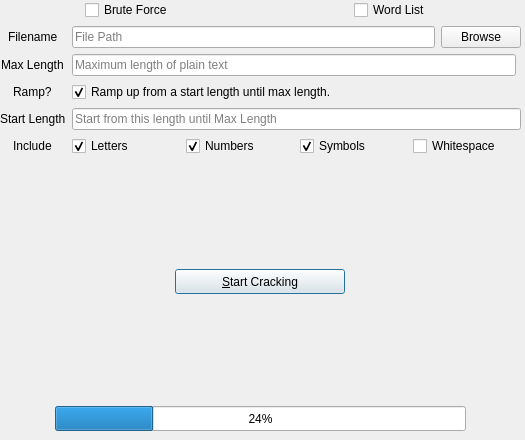
<?xml version="1.0" encoding="UTF-8"?>
<ui version="4.0">
 <class>BruteForceDialog</class>
 <widget class="QDialog" name="BruteForceDialog">
  <property name="windowModality">
   <enum>Qt::WindowModality::ApplicationModal</enum>
  </property>
  <property name="geometry">
   <rect>
    <x>0</x>
    <y>0</y>
    <width>525</width>
    <height>440</height>
   </rect>
  </property>
  <property name="sizePolicy">
   <sizepolicy hsizetype="Fixed" vsizetype="Fixed">
    <horstretch>0</horstretch>
    <verstretch>0</verstretch>
   </sizepolicy>
  </property>
  <property name="minimumSize">
   <size>
    <width>525</width>
    <height>440</height>
   </size>
  </property>
  <property name="maximumSize">
   <size>
    <width>525</width>
    <height>440</height>
   </size>
  </property>
  <property name="contextMenuPolicy">
   <enum>Qt::ContextMenuPolicy::NoContextMenu</enum>
  </property>
  <property name="acceptDrops">
   <bool>false</bool>
  </property>
  <property name="windowTitle">
   <string>Brute-Force</string>
  </property>
  <property name="windowIcon">
   <iconset resource="resources.qrc">
    <normaloff>:/images/Crack.png</normaloff>:/images/Crack.png</iconset>
  </property>
  <property name="accessibleName">
   <string>Brute-Force menu</string>
  </property>
  <property name="layoutDirection">
   <enum>Qt::LayoutDirection::LeftToRight</enum>
  </property>
  <property name="autoFillBackground">
   <bool>false</bool>
  </property>
  <property name="modal">
   <bool>false</bool>
  </property>
  <widget class="QWidget" name="gridLayoutWidget">
   <property name="geometry">
    <rect>
     <x>0</x>
     <y>0</y>
     <width>521</width>
     <height>431</height>
    </rect>
   </property>
   <layout class="QGridLayout" name="gridLayout">
    <item row="3" column="0" alignment="Qt::AlignmentFlag::AlignHCenter">
     <widget class="QPushButton" name="btnCrack">
      <property name="minimumSize">
       <size>
        <width>170</width>
        <height>25</height>
       </size>
      </property>
      <property name="maximumSize">
       <size>
        <width>170</width>
        <height>25</height>
       </size>
      </property>
      <property name="text">
       <string>&amp;Start Cracking</string>
      </property>
      <property name="icon">
       <iconset resource="resources.qrc">
        <normaloff>:/images/Crack.png</normaloff>:/images/Crack.png</iconset>
      </property>
     </widget>
    </item>
    <item row="0" column="0">
     <layout class="QHBoxLayout" name="horizontalLayout">
      <item alignment="Qt::AlignmentFlag::AlignHCenter">
       <widget class="QCheckBox" name="inputBrute">
        <property name="toolTip">
         <string>Crack the hash by brute-forcing</string>
        </property>
        <property name="whatsThis">
         <string>Brute Forcing</string>
        </property>
        <property name="accessibleName">
         <string>Brute Force</string>
        </property>
        <property name="accessibleDescription">
         <string>Crack the hash by brute-forcing</string>
        </property>
        <property name="text">
         <string>Brute Force</string>
        </property>
        <property name="tristate">
         <bool>false</bool>
        </property>
       </widget>
      </item>
      <item alignment="Qt::AlignmentFlag::AlignHCenter">
       <widget class="QCheckBox" name="inputWordList">
        <property name="toolTip">
         <string>Crack the hash using a wordlist</string>
        </property>
        <property name="whatsThis">
         <string>Word List cracking</string>
        </property>
        <property name="accessibleName">
         <string>Word list</string>
        </property>
        <property name="accessibleDescription">
         <string>Crack the hash using a wordlist</string>
        </property>
        <property name="text">
         <string>Word List</string>
        </property>
       </widget>
      </item>
     </layout>
    </item>
    <item row="4" column="0">
     <spacer name="verticalSpacer_2">
      <property name="orientation">
       <enum>Qt::Orientation::Vertical</enum>
      </property>
      <property name="sizeHint" stdset="0">
       <size>
        <width>20</width>
        <height>40</height>
       </size>
      </property>
     </spacer>
    </item>
    <item row="2" column="0">
     <spacer name="verticalSpacer">
      <property name="orientation">
       <enum>Qt::Orientation::Vertical</enum>
      </property>
      <property name="sizeHint" stdset="0">
       <size>
        <width>20</width>
        <height>40</height>
       </size>
      </property>
     </spacer>
    </item>
    <item row="6" column="0" alignment="Qt::AlignmentFlag::AlignHCenter|Qt::AlignmentFlag::AlignBottom">
     <widget class="QProgressBar" name="progressBar">
      <property name="enabled">
       <bool>true</bool>
      </property>
      <property name="minimumSize">
       <size>
        <width>411</width>
        <height>25</height>
       </size>
      </property>
      <property name="maximumSize">
       <size>
        <width>411</width>
        <height>25</height>
       </size>
      </property>
      <property name="value">
       <number>24</number>
      </property>
      <property name="orientation">
       <enum>Qt::Orientation::Horizontal</enum>
      </property>
      <property name="textDirection">
       <enum>QProgressBar::Direction::TopToBottom</enum>
      </property>
     </widget>
    </item>
    <item row="1" column="0">
     <layout class="QGridLayout" name="optionGrid">
      <property name="sizeConstraint">
       <enum>QLayout::SizeConstraint::SetDefaultConstraint</enum>
      </property>
      <item row="0" column="1">
       <layout class="QHBoxLayout" name="horizontalLayout_2">
        <item>
         <widget class="QLineEdit" name="inputFilePath">
          <property name="maximumSize">
           <size>
            <width>439</width>
            <height>25</height>
           </size>
          </property>
          <property name="toolTip">
           <string>Can be relative or absolute</string>
          </property>
          <property name="whatsThis">
           <string>Input file path</string>
          </property>
          <property name="accessibleName">
           <string>Input file path</string>
          </property>
          <property name="accessibleDescription">
           <string>Can be relative or absolute</string>
          </property>
          <property name="readOnly">
           <bool>false</bool>
          </property>
          <property name="placeholderText">
           <string>File Path</string>
          </property>
         </widget>
        </item>
        <item>
         <widget class="QPushButton" name="inputChooseFile">
          <property name="maximumSize">
           <size>
            <width>80</width>
            <height>25</height>
           </size>
          </property>
          <property name="text">
           <string>Browse</string>
          </property>
          <property name="icon">
           <iconset resource="resources.qrc">
            <normaloff>:/images/Input.png</normaloff>:/images/Input.png</iconset>
          </property>
         </widget>
        </item>
       </layout>
      </item>
      <item row="1" column="0" alignment="Qt::AlignmentFlag::AlignHCenter|Qt::AlignmentFlag::AlignVCenter">
       <widget class="QLabel" name="label_2">
        <property name="text">
         <string>Max Length</string>
        </property>
       </widget>
      </item>
      <item row="3" column="0" alignment="Qt::AlignmentFlag::AlignHCenter">
       <widget class="QLabel" name="label_4">
        <property name="text">
         <string>Start Length</string>
        </property>
       </widget>
      </item>
      <item row="0" column="0" alignment="Qt::AlignmentFlag::AlignHCenter|Qt::AlignmentFlag::AlignVCenter">
       <widget class="QLabel" name="label">
        <property name="text">
         <string>Filename</string>
        </property>
       </widget>
      </item>
      <item row="3" column="1">
       <widget class="QLineEdit" name="inputStartLength">
        <property name="whatsThis">
         <string>Start Length</string>
        </property>
        <property name="accessibleName">
         <string>Start Length</string>
        </property>
        <property name="accessibleDescription">
         <string>Start from this length until Max Length</string>
        </property>
        <property name="placeholderText">
         <string>Start from this length until Max Length</string>
        </property>
       </widget>
      </item>
      <item row="2" column="1">
       <widget class="QCheckBox" name="inputRamp">
        <property name="toolTip">
         <string>If unchecked, iterate over current max length value.</string>
        </property>
        <property name="whatsThis">
         <string>Ramp</string>
        </property>
        <property name="accessibleName">
         <string>Ramp</string>
        </property>
        <property name="accessibleDescription">
         <string>Ramp up from a start length till length; If unchecked, iterate over current max length value.</string>
        </property>
        <property name="text">
         <string>Ramp up from a start length until max length.</string>
        </property>
        <property name="checked">
         <bool>true</bool>
        </property>
       </widget>
      </item>
      <item row="2" column="0" alignment="Qt::AlignmentFlag::AlignHCenter">
       <widget class="QLabel" name="label_3">
        <property name="text">
         <string>Ramp?</string>
        </property>
       </widget>
      </item>
      <item row="1" column="1">
       <widget class="QLineEdit" name="inputMaxLength">
        <property name="maximumSize">
         <size>
          <width>444</width>
          <height>25</height>
         </size>
        </property>
        <property name="toolTip">
         <string>A number</string>
        </property>
        <property name="whatsThis">
         <string>Maximum Length</string>
        </property>
        <property name="accessibleName">
         <string>Maximum Length</string>
        </property>
        <property name="accessibleDescription">
         <string>Maximum length of plain text.</string>
        </property>
        <property name="inputMethodHints">
         <set>Qt::InputMethodHint::ImhDigitsOnly</set>
        </property>
        <property name="placeholderText">
         <string>Maximum length of plain text</string>
        </property>
       </widget>
      </item>
      <item row="4" column="0" alignment="Qt::AlignmentFlag::AlignHCenter">
       <widget class="QLabel" name="label_5">
        <property name="text">
         <string>Include</string>
        </property>
       </widget>
      </item>
      <item row="4" column="1">
       <layout class="QHBoxLayout" name="horizontalLayout_3">
        <item>
         <widget class="QCheckBox" name="inputLetters">
          <property name="toolTip">
           <string>English uppercase &amp; lowercase</string>
          </property>
          <property name="whatsThis">
           <string>English letters</string>
          </property>
          <property name="accessibleName">
           <string>English letters</string>
          </property>
          <property name="accessibleDescription">
           <string>Use English uppercase &amp; lowercase</string>
          </property>
          <property name="text">
           <string>Letters</string>
          </property>
          <property name="checked">
           <bool>true</bool>
          </property>
         </widget>
        </item>
        <item>
         <widget class="QCheckBox" name="inputNumbers">
          <property name="toolTip">
           <string>0-9</string>
          </property>
          <property name="whatsThis">
           <string>Numbers</string>
          </property>
          <property name="accessibleName">
           <string>Numbers</string>
          </property>
          <property name="accessibleDescription">
           <string>Use numbers 0-9</string>
          </property>
          <property name="text">
           <string>Numbers</string>
          </property>
          <property name="checked">
           <bool>true</bool>
          </property>
         </widget>
        </item>
        <item>
         <widget class="QCheckBox" name="inputSymbols">
          <property name="toolTip">
           <string>!&quot;#$%&amp;'()*+,-./:;&lt;=&gt;?@[\]^_`{|}~</string>
          </property>
          <property name="whatsThis">
           <string>Symbols</string>
          </property>
          <property name="accessibleName">
           <string>Symbols</string>
          </property>
          <property name="accessibleDescription">
           <string>Use symbols</string>
          </property>
          <property name="text">
           <string>Symbols</string>
          </property>
          <property name="checked">
           <bool>true</bool>
          </property>
         </widget>
        </item>
        <item>
         <widget class="QCheckBox" name="inputSpaces">
          <property name="toolTip">
           <string>Use space, tab, newline &amp; similar characters</string>
          </property>
          <property name="whatsThis">
           <string>Whitespace</string>
          </property>
          <property name="accessibleName">
           <string>Whitespace</string>
          </property>
          <property name="accessibleDescription">
           <string>Use space, tab, newline &amp; similar characters</string>
          </property>
          <property name="text">
           <string>Whitespace</string>
          </property>
         </widget>
        </item>
       </layout>
      </item>
     </layout>
    </item>
   </layout>
  </widget>
  <action name="actionChooseFile">
   <property name="text">
    <string>ChooseFile</string>
   </property>
   <property name="menuRole">
    <enum>QAction::MenuRole::NoRole</enum>
   </property>
  </action>
  <action name="actionConfigBrute">
   <property name="text">
    <string>configBrute</string>
   </property>
   <property name="menuRole">
    <enum>QAction::MenuRole::NoRole</enum>
   </property>
  </action>
  <action name="actionConfigWordList">
   <property name="text">
    <string>ConfigWordList</string>
   </property>
   <property name="menuRole">
    <enum>QAction::MenuRole::NoRole</enum>
   </property>
  </action>
  <action name="actionConfigRamp">
   <property name="text">
    <string>ConfigRamp</string>
   </property>
   <property name="menuRole">
    <enum>QAction::MenuRole::NoRole</enum>
   </property>
  </action>
  <action name="actionCrack">
   <property name="text">
    <string>Crack</string>
   </property>
   <property name="menuRole">
    <enum>QAction::MenuRole::NoRole</enum>
   </property>
  </action>
 </widget>
 <resources>
  <include location="resources.qrc"/>
 </resources>
 <connections>
  <connection>
   <sender>inputBrute</sender>
   <signal>stateChanged(int)</signal>
   <receiver>actionConfigBrute</receiver>
   <slot>trigger()</slot>
   <hints>
    <hint type="sourcelabel">
     <x>124</x>
     <y>30</y>
    </hint>
    <hint type="destinationlabel">
     <x>-1</x>
     <y>-1</y>
    </hint>
   </hints>
  </connection>
  <connection>
   <sender>inputWordList</sender>
   <signal>stateChanged(int)</signal>
   <receiver>actionConfigWordList</receiver>
   <slot>trigger()</slot>
   <hints>
    <hint type="sourcelabel">
     <x>376</x>
     <y>30</y>
    </hint>
    <hint type="destinationlabel">
     <x>-1</x>
     <y>-1</y>
    </hint>
   </hints>
  </connection>
  <connection>
   <sender>btnCrack</sender>
   <signal>clicked()</signal>
   <receiver>actionCrack</receiver>
   <slot>trigger()</slot>
   <hints>
    <hint type="sourcelabel">
     <x>259</x>
     <y>294</y>
    </hint>
    <hint type="destinationlabel">
     <x>-1</x>
     <y>-1</y>
    </hint>
   </hints>
  </connection>
  <connection>
   <sender>inputRamp</sender>
   <signal>stateChanged(int)</signal>
   <receiver>actionConfigRamp</receiver>
   <slot>trigger()</slot>
   <hints>
    <hint type="sourcelabel">
     <x>329</x>
     <y>230</y>
    </hint>
    <hint type="destinationlabel">
     <x>-1</x>
     <y>-1</y>
    </hint>
   </hints>
  </connection>
  <connection>
   <sender>inputChooseFile</sender>
   <signal>clicked()</signal>
   <receiver>actionChooseFile</receiver>
   <slot>trigger()</slot>
   <hints>
    <hint type="sourcelabel">
     <x>456</x>
     <y>150</y>
    </hint>
    <hint type="destinationlabel">
     <x>-1</x>
     <y>-1</y>
    </hint>
   </hints>
  </connection>
 </connections>
</ui>
